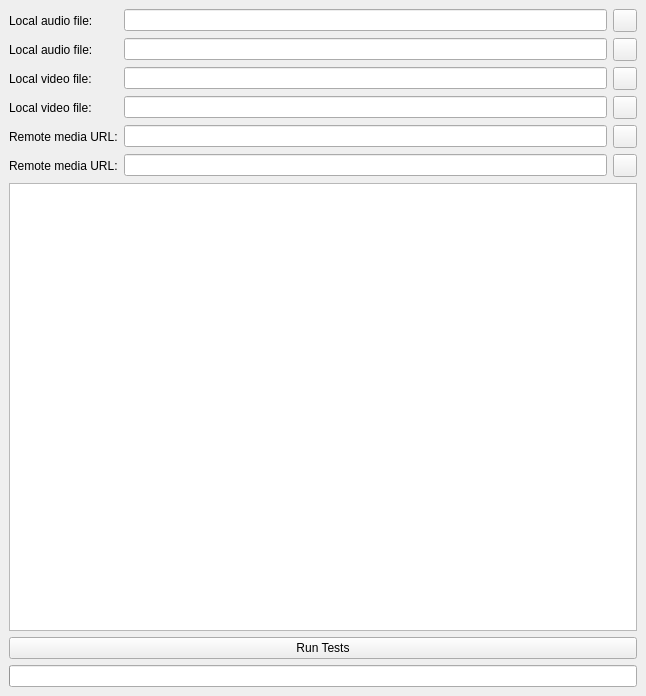
<ui version="4.0" >
 <author>Matthias Kretz &lt;kretz@kde.org></author>
 <class>BackendTester</class>
 <widget class="QMainWindow" name="BackendTester" >
  <property name="geometry" >
   <rect>
    <x>0</x>
    <y>0</y>
    <width>646</width>
    <height>696</height>
   </rect>
  </property>
  <property name="windowTitle" >
   <string>MainWindow</string>
  </property>
  <widget class="QWidget" name="centralwidget" >
   <layout class="QVBoxLayout" >
    <item>
     <layout class="QGridLayout" >
      <item row="0" column="0" >
       <widget class="QLabel" name="label_2" >
        <property name="text" >
         <string>Local audio file:</string>
        </property>
        <property name="buddy" >
         <cstring>localAudioFile1</cstring>
        </property>
       </widget>
      </item>
      <item row="0" column="1" >
       <widget class="QLineEdit" name="localAudioFile1" />
      </item>
      <item row="0" column="2" >
       <widget class="QToolButton" name="setLocalAudioFile1" />
      </item>
      <item row="1" column="0" >
       <widget class="QLabel" name="label_3" >
        <property name="text" >
         <string>Local audio file:</string>
        </property>
        <property name="buddy" >
         <cstring>localAudioFile2</cstring>
        </property>
       </widget>
      </item>
      <item row="1" column="1" >
       <widget class="QLineEdit" name="localAudioFile2" />
      </item>
      <item row="2" column="0" >
       <widget class="QLabel" name="label_4" >
        <property name="text" >
         <string>Local video file:</string>
        </property>
        <property name="buddy" >
         <cstring>localVideoFile1</cstring>
        </property>
       </widget>
      </item>
      <item row="2" column="1" >
       <widget class="QLineEdit" name="localVideoFile1" />
      </item>
      <item row="3" column="0" >
       <widget class="QLabel" name="label_5" >
        <property name="text" >
         <string>Local video file:</string>
        </property>
        <property name="buddy" >
         <cstring>localVideoFile2</cstring>
        </property>
       </widget>
      </item>
      <item row="3" column="1" >
       <widget class="QLineEdit" name="localVideoFile2" />
      </item>
      <item row="4" column="0" >
       <widget class="QLabel" name="label_6" >
        <property name="text" >
         <string>Remote media URL:</string>
        </property>
        <property name="buddy" >
         <cstring>remoteMediaUrl1</cstring>
        </property>
       </widget>
      </item>
      <item row="4" column="1" >
       <widget class="QLineEdit" name="remoteMediaUrl1" />
      </item>
      <item row="5" column="0" >
       <widget class="QLabel" name="label_7" >
        <property name="text" >
         <string>Remote media URL:</string>
        </property>
        <property name="buddy" >
         <cstring>remoteMediaUrl2</cstring>
        </property>
       </widget>
      </item>
      <item row="5" column="1" >
       <widget class="QLineEdit" name="remoteMediaUrl2" />
      </item>
      <item row="1" column="2" >
       <widget class="QToolButton" name="setLocalAudioFile2" />
      </item>
      <item row="2" column="2" >
       <widget class="QToolButton" name="setLocalVideoFile1" />
      </item>
      <item row="3" column="2" >
       <widget class="QToolButton" name="setLocalVideoFile2" />
      </item>
      <item row="4" column="2" >
       <widget class="QToolButton" name="setRemoteMediaUrl1" />
      </item>
      <item row="5" column="2" >
       <widget class="QToolButton" name="setRemoteMediaUrl2" />
      </item>
     </layout>
    </item>
    <item>
     <widget class="QListWidget" name="listWidget" />
    </item>
    <item>
     <widget class="QPushButton" name="runTestsButton" >
      <property name="text" >
       <string>Run Tests</string>
      </property>
     </widget>
    </item>
    <item>
     <widget class="QProgressBar" name="progressBar" >
      <property name="format" >
       <string>testing: %p%</string>
      </property>
     </widget>
    </item>
   </layout>
  </widget>
 </widget>
 <resources/>
 <connections/>
</ui>
